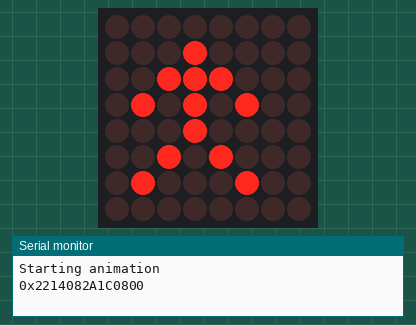
The sketch below on a simulated Arduino Uno, built with avr-gcc and run on an emulated ATmega328P. Shown: 8×8 LED matrix, the last lines printed to the serial monitor. Wiring (from diagram.json): MAX7219 LED driver: data pin 11; clock pin 13; CS pin 10.

Above: at 0.15 s.
At 1.06 s:
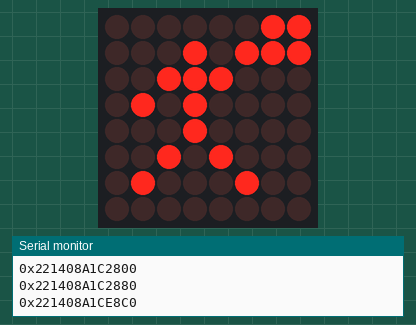
At 1.97 s:
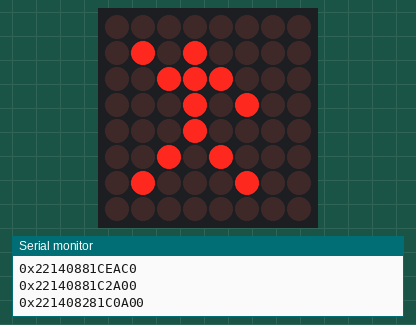

Measured:
- by itself, everything shown: repeats every 2.1 s, in 7 steps

The sketch:

stickman.ino
```cpp
#include <Arduino.h>

int MOSI_pin = 11;
int SlaveSelect_pin = 10;
int Clock_pin = 13;

// MAX7219 registre
byte max7219_reg_digit0      = 0x01;
byte max7219_reg_digit1      = 0x02;
byte max7219_reg_digit2      = 0x03;
byte max7219_reg_digit3      = 0x04;
byte max7219_reg_digit4      = 0x05;
byte max7219_reg_digit5      = 0x06;
byte max7219_reg_digit6      = 0x07;
byte max7219_reg_digit7      = 0x08;
byte max7219_reg_decodeMode  = 0x09;
byte max7219_reg_intensity   = 0x0a;
byte max7219_reg_scanLimit   = 0x0b;
byte max7219_reg_shutdown    = 0x0c;
byte max7219_reg_displayTest = 0x0f;

void putByte(byte data){
  for(int i=7;i>=0;i--){
    digitalWrite(Clock_pin, LOW);
    digitalWrite(MOSI_pin, (data & (1<<i)) ? HIGH : LOW);
    digitalWrite(Clock_pin, HIGH);
  }
}

void toMax(byte reg, byte col){
  digitalWrite(SlaveSelect_pin, LOW);
  putByte(reg);
  putByte(col);
  digitalWrite(SlaveSelect_pin, HIGH);
}

void displayImage(uint64_t img){
  for(int row=0; row<8; row++){
    byte rowValue = 0;
    for(int col=0; col<8; col++){
      int bitIndex = row * 8 + col;
      if(img & (1ULL << bitIndex)) rowValue |= (1 << col);
    }
    toMax(row+1, rowValue);
  }
}


void setup(){
  Serial.begin(9600);
  pinMode(MOSI_pin, OUTPUT);
  pinMode(Clock_pin, OUTPUT);
  pinMode(SlaveSelect_pin, OUTPUT);
  digitalWrite(Clock_pin, HIGH);

  toMax(max7219_reg_scanLimit, 0x07);
  toMax(max7219_reg_decodeMode, 0x00);
  toMax(max7219_reg_shutdown, 0x01);
  toMax(max7219_reg_displayTest, 0x00);
  for(int i=1;i<=8;i++) toMax(i,0);
  toMax(max7219_reg_intensity, 0x08);

  Serial.println("Starting animation");
}

// stickman searching for light
uint64_t frames[] = {
  0x002214082a1c0800ULL,
  0x002214080a1c2800ULL,
  0x002214080a1c2880ULL,
  0x002214080a1ce8c0ULL,
  0x00221408081ceac0ULL,
  0x00221408081c2a00ULL,
  0x00221408281c0a00ULL
};

int numFrames = sizeof(frames)/sizeof(frames[0]);
int frameDelay = 300;

void loop(){
  for(int i=0;i<numFrames;i++){
    displayImage(frames[i]);

    // trimit pe serial asa pt ca nu suporta dimensiunea intreaga
    unsigned long high32 = frames[i] >> 32;
    unsigned long low32  = frames[i] & 0xFFFFFFFF;

    Serial.print("0x");
    Serial.print(high32, HEX);
    Serial.print(low32, HEX);
    Serial.println();

    delay(frameDelay);
  }
}
```
